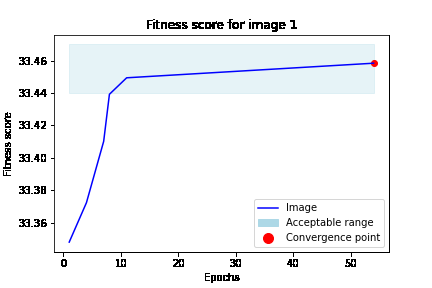
#> input picture analysis/GA/Image 1.png, 432 x 288 px, given in place of sample.mp4, which was not available
$ python VidAdapt.py
#> lines starting #> are read from the running program, lines starting #| are printed output that depends on the picture; pictures that were not available may be replaced by others from this repository, and a replacement may not be noted
import cv2
import numpy as np
import matplotlib.pyplot as plt
from utilityFunctions.chaosFunctions import *
from utilityFunctions.utils import *
import cv2 as cv
import copy as cp
import random
import pandas as pd
from skimage.measure import shannon_entropy
import os
import time

NUM = 9

np.random.seed(NUM)
random.seed(NUM)

def getFrame(sec):
#> called with sec = 0
    video.set(cv2.CAP_PROP_POS_MSEC, sec*1000)
    hasFrames, image = video.read()
#> image is the input picture: shape (288, 432, 3); mean B, G, R 246.1, 244.2, 242.9
    return hasFrames, image

# [107 lines left out: functions run_sim, encryptImage, not called in this run]


"""
Params which can be changed
    1. Logistic map
        1. Seed pixel value - (0.01, 1)
        2. R - (3.6, 4)

    2. Linear feedback shift register
        1. Seed pixel

    3. Rossler map
        1. a = 0.2
        2. b = 0.2
        3. c
        4. x0 - seed value

    4. Tent map
        1. tent map seed pixel
        2. R

    5. Henon map
        1. henon map x seed
        2. henon map y seed
        3. a
        4. b = 0.2

Fitness parameters
    1. NPCR - nearly equal to 99.60
    2. UACI - 33.4635

"""


# [7 lines left out: function mutate_gene, not called in this run]


def make_gene(values):
    return {"values": values, "size": len(values), "ind": np.random.randint(low=0, high=len(values))}


def mutate_genotype(genotype):
    ind = np.random.choice(len(genotype))
    mutate_gene(genotype[ind])


def evaluate_genotype(orig_img, enc_img):
    return calc_UACI(enc_img, orig_img)


def create_discrete_genes(start, end):
    return random.sample(range(start, end), 100)


def create_continous_genes(start, end):
    return np.random.uniform(start, end, size=100)


# [11 lines left out: function print_genotype_vals, not called in this run]


log_map_seed = create_continous_genes(0.01, 1)
log_map_r = create_continous_genes(3.6, 4)
log_map_on = [0, 1]

lfsr_seed = [np.binary_repr(i, width=8) for i in create_discrete_genes(0, 255)]
lfsr_on = [0, 1]

# rossler_c = create_continous_genes(5, 30)
rossler_c = [9, 10, 13, 18]
rossler_on = [0, 1]

tent_map_seed = create_continous_genes(0.01, 1)
tent_map_r = create_continous_genes(1, 2)
tent_on = [0, 1]

henon_map_x_seed = create_continous_genes(0.1, 1)
henon_map_y_seed = create_continous_genes(0.1, 1)
henon_map_a = create_continous_genes(1, 1.4)
henon_on = [0, 1]

log_map_seed_gene = make_gene(log_map_seed)
log_map_r_gene = make_gene(log_map_r)
log_map_on_gene = make_gene(log_map_on)

lfsr_seed_gene = make_gene(lfsr_seed)
lfsr_on_gene = make_gene(lfsr_on)

rossler_c_gene = make_gene(rossler_c)
rossler_on_gene = make_gene(rossler_on)

tent_map_seed_gene = make_gene(tent_map_seed)
tent_map_r_gene = make_gene(tent_map_r)
tent_on_gene = make_gene(tent_on)

henon_map_x_seed_gene = make_gene(henon_map_x_seed)
henon_map_y_seed_gene = make_gene(henon_map_y_seed)
henon_map_a_gene = make_gene(henon_map_a)
henon_on_gene = make_gene(henon_on)

# [4 lines of commented-out code are left out]

genotype1 = [log_map_seed_gene, log_map_r_gene, log_map_on_gene,
             lfsr_seed_gene, lfsr_on_gene,
             rossler_c_gene, rossler_on_gene,
             tent_map_seed_gene, tent_map_r_gene, tent_on_gene,
             henon_map_x_seed_gene, henon_map_y_seed_gene, henon_map_a_gene, henon_on_gene]

# genotype1 = [log_map_seed_gene, log_map_r_gene, log_map_on_gene,
#              lfsr_seed_gene, lfsr_on_gene,
#              tent_map_seed_gene, tent_map_r_gene, tent_on_gene,
#              henon_map_x_seed_gene, henon_map_y_seed_gene, henon_map_a_gene, henon_on_gene]
os.chdir("/Users/rt/PycharmProjects/PixAdapt/")
video = cv2.VideoCapture("FINAL DATABASE/videos/sample.mp4")

sec = 0
frameRate = 4
count = 1
success = getFrame(sec)
frames = []
while success:
    count += 1
    sec += frameRate
    sec = round(sec, 2)
    success, image = getFrame(sec)
    if success:
        image = cv2.cvtColor(image, cv2.COLOR_BGR2GRAY)
        image = cv2.resize(image, (500, 500))
        frames.append(image)
frames = np.array(frames)
seq = np.zeros(frames[0].shape)

cols = ["log_map_seed", "log_map_r", "log_map_on",
        "lfsr_seed", "lfsr_on",
        "rossler_c", "rossler_on",
        "tent_map_seed", "tent_map_r", "tent_on",
        "henon_map_x_seed", "henon_map_y_seed", "henon_map_a", "henon_on",
        "fitness"]

for img_num, img in enumerate(frames):
    print(f"IMAGE NUMBER {img_num+1}")
    data = run_sim(img, genotype1, seq)
    df = pd.DataFrame(data, columns=cols)
    df.to_csv(f"csv files/PA_2/IMG_{img_num+1}.csv")

$ run again, on analysis/GA/Image 2.png
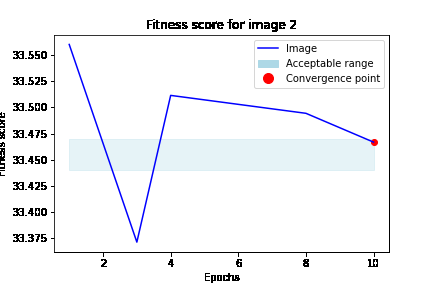
#> input picture analysis/GA/Image 2.png, 432 x 288 px, given in place of sample.mp4, which was not available
#> in getFrame, image is the input picture: shape (288, 432, 3); mean B, G, R 245.9, 243.7, 242.9

$ run again, on analysis/GA/Image 3.png
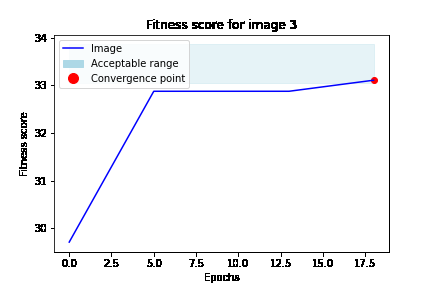
#> input picture analysis/GA/Image 3.png, 432 x 288 px, given in place of sample.mp4, which was not available
#> in getFrame, image is the input picture: shape (288, 432, 3); mean B, G, R 246.9, 245.3, 244.6

$ run again, on analysis/GA/Image 4.png
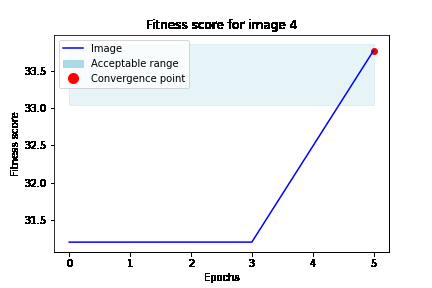
#> input picture analysis/GA/Image 4.png, 432 x 288 px, given in place of sample.mp4, which was not available
#> in getFrame, image is the input picture: shape (288, 432, 3); mean B, G, R 247, 245.2, 243.8
